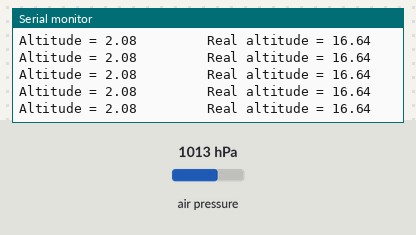
A sketch run on a simulated Arduino Uno, built with avr-gcc and run on an emulated ATmega328P. On the bench: the last lines printed to the serial monitor. The test bench sets the inputs (shaded band); at power-on: air pressure 1013 hPa.

Above: at 1.2 s.
1.3 s: air pressure set to 952 hPa
At 2.1 s:
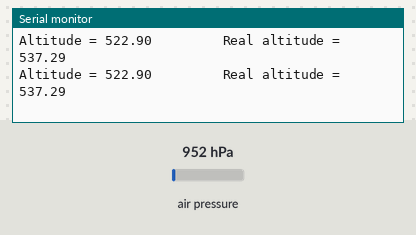
4.3 s: air pressure set to 1025 hPa
At 5.2 s:
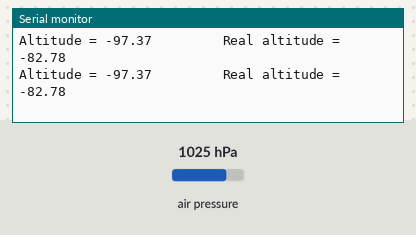
10.3 s: air pressure set to 975 hPa
Timing chart, 0 to 10.8 s (numbered marks = the images above; inputs shaded):
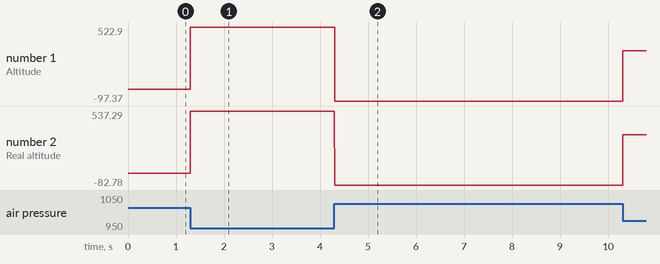

The sketch:

testBMP.ino
```cpp
#include <Wire.h>
#include "BMP085.h"

BMP085 bmp;						//object name bmp

void setup() {
  Serial.begin(115200);
  if (!bmp.begin()) {
	while (1) {}				//code gets stopped
  }
}

void loop() {
  Serial.print("Altitude = ");
   Serial.print(bmp.readAltitude());				//uncompensated one
  Serial.print("         ");
	Serial.print("Real altitude = ");
    Serial.println(bmp.readAltitude(101500));		//compensated one with sea level pressure (considering weather conditions) =101500 here
}
```

Measured:
- after the input at 1.3 s, the serial monitor: prints a new line at once (image 1)
- after the input at 4.3 s, the serial monitor: prints a new line at once (image 2)
- plotted number 1: 522.9 → -97.37 after the input at 4.3 s, -97.37 → 323.44 after the input at 10.3 s
- plotted number 2: 537.29 → -82.78 after the input at 4.3 s, -82.78 → 337.89 after the input at 10.3 s
